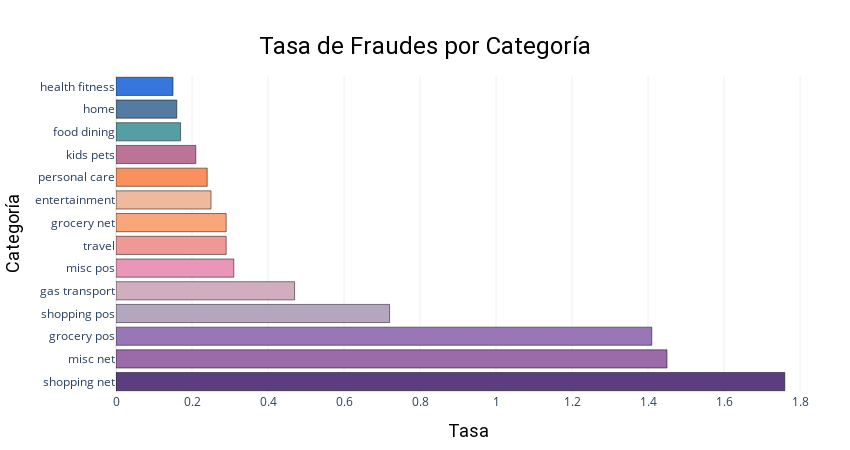

This figure's notebook cell:
### Markdown cell above
### Distribución de Fraudes por Categoría de Compra

### Code cell
#Se calcula la tasa de fraude por categoría
total_events_by_category = df.groupby('category').size().reset_index(name='total_events')
merged_rate = pd.merge(fraude_categoría, total_events_by_category, on='category')
merged_rate['rate'] = (merged_rate['is_fraud'] / merged_rate['total_events'] * 100).round(2)
merged_rate = merged_rate.sort_values(by='rate', ascending=False)

#Se grafica la distribución de fraudes por Categoría
graficas_barras(fraude_categoría, 'is_fraud', 'category',
                ['#5b3e80', '#9b6ba9', '#9977b6', '#b4a6bf', '#d1aebf', '#ea96b9', '#ef9997',
                 '#faa67b', '#efb99e', '#fa915c', '#bb7497', '#549fa3', '#547ca3', '#3776dc'],
                'Distribución de Fraudes por Categoría', 'Cantidad', 'Categoría', 'h')

#Se grafica la tasa de fraudes por Categoría
graficas_barras(merged_rate, 'rate', 'category',
                ['#5b3e80', '#9b6ba9', '#9977b6', '#b4a6bf', '#d1aebf', '#ea96b9', '#ef9997',
                 '#faa67b', '#efb99e', '#fa915c', '#bb7497', '#549fa3', '#547ca3', '#3776dc'],
                'Tasa de Fraudes por Categoría', 'Tasa', 'Categoría', 'h')

### Figure 1 — Plotly figure (JSON) as saved in the notebook; plotly's stock layout.template omitted (floating-point values rounded to 4 significant figures)
{"data": [{"marker": {"color": ["#5b3e80", "#9b6ba9", "#9977b6", "#b4a6bf", "#d1aebf", "#ea96b9", "#ef9997", "#faa67b", "#efb99e", "#fa915c", "#bb7497", "#549fa3", "#547ca3", "#3776dc"], "line": {"color": "black", "width": 0.5}}, "orientation": "h", "type": "bar", "x": [1.76, 1.45, 1.41, 0.72, 0.47, 0.31, 0.29, 0.29, 0.25, 0.24, 0.21, 0.17, 0.16, 0.15], "y": ["shopping net", "misc net", "grocery pos", "shopping pos", "gas transport", "misc pos", "travel", "grocery net", "entertainment", "personal care", "kids pets", "food dining", "home", "health fitness"]}], "layout": {"height": 450, "hoverlabel": {"bgcolor": "white", "font": {"color": "black", "family": "Roboto", "size": 16}}, "margin": {"b": 30, "l": 70, "r": 30, "t": 75}, "title": {"font": {"color": "black", "family": "Roboto", "size": 24}, "pad": {"b": 90}, "text": "Tasa de Fraudes por Categoría", "x": 0.5, "xanchor": "center", "yanchor": "top"}, "width": 850, "xaxis": {"title": {"font": {"color": "black", "family": "Roboto", "size": 18}, "text": "Tasa"}}, "yaxis": {"automargin": true, "title": {"font": {"color": "black", "family": "Roboto", "size": 18}, "standoff": 10, "text": "Categoría"}}}}
